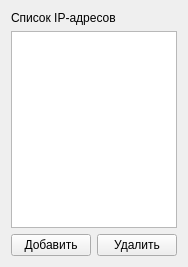
<?xml version="1.0" encoding="UTF-8"?>
<ui version="4.0">
 <class>Form</class>
 <widget class="QWidget" name="Form">
  <property name="geometry">
   <rect>
    <x>0</x>
    <y>0</y>
    <width>176</width>
    <height>267</height>
   </rect>
  </property>
  <property name="windowTitle">
   <string>Настройки</string>
  </property>
  <layout class="QVBoxLayout" name="verticalLayout">
   <item>
    <widget class="QLabel" name="label">
     <property name="text">
      <string>Список IP-адресов</string>
     </property>
    </widget>
   </item>
   <item>
    <widget class="QListWidget" name="listWidget"/>
   </item>
   <item>
    <layout class="QHBoxLayout" name="horizontalLayout">
     <item>
      <widget class="QPushButton" name="pb_Add">
       <property name="text">
        <string>Добавить</string>
       </property>
      </widget>
     </item>
     <item>
      <widget class="QPushButton" name="pb_Delete">
       <property name="text">
        <string>Удалить</string>
       </property>
      </widget>
     </item>
    </layout>
   </item>
  </layout>
 </widget>
 <resources/>
 <connections/>
</ui>
